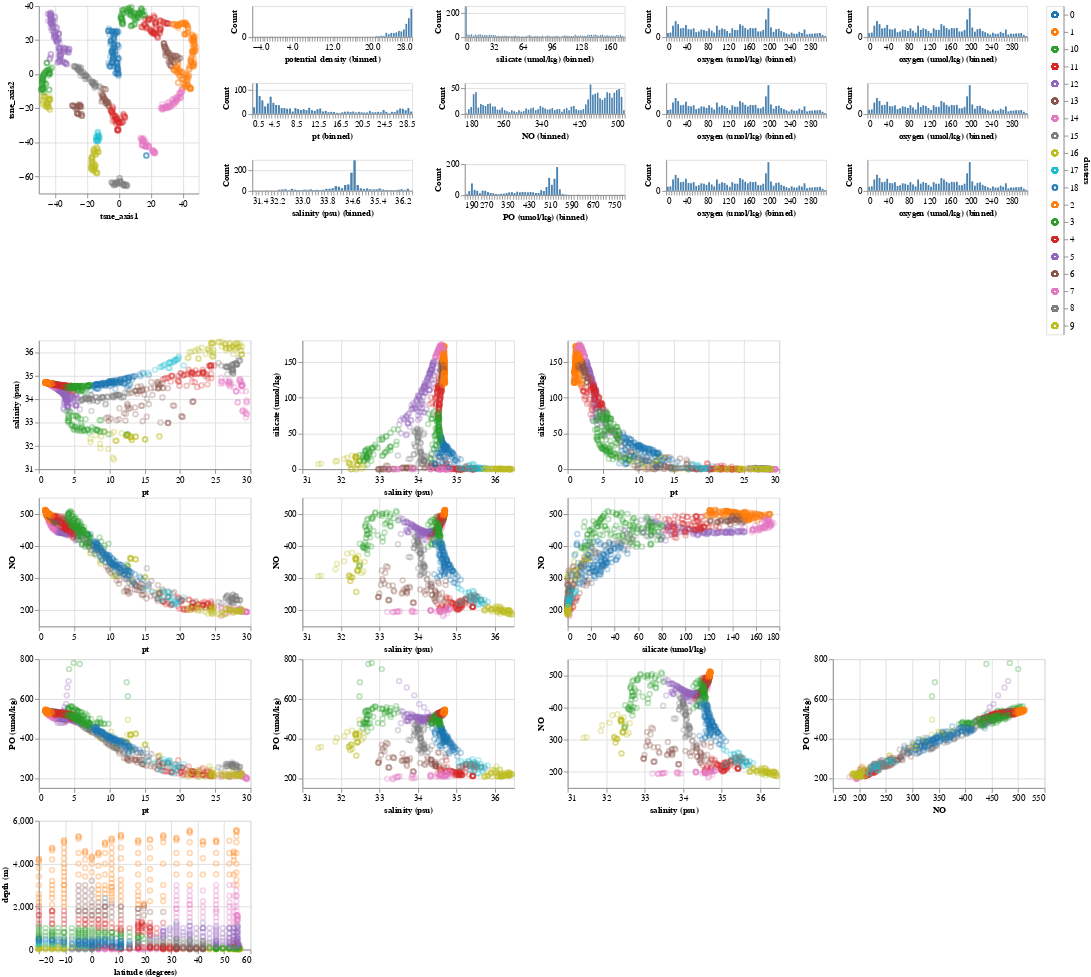

The code cell stored with this chart in its notebook:
### Markdown cell above
View altair interactive visualizations

### Code cell
import altair as alt

DF_TO_USE = foraltair_df
INTERVAL_SELECTION = alt.selection_interval()
LEGEND_SELECTION = alt.selection_multi(fields=['clusters'])
COMPOSED_SELECTION = (INTERVAL_SELECTION | LEGEND_SELECTION)
TOTAL_WIDTH=1200
TOTAL_HEIGHT=680
TSNE_HEIGHTFRAC=0.4
TSNE_WIDTHFRAC=0.2
FONTSIZE=10
PADDING_GUESS=45 #additional padding to subtract off


#convenience functions to turn off default altair behaviour of including
# zero in the axis even if no points are at 0
def nozero_xaxis(field_name):
  return alt.X(field_name, scale=alt.Scale(zero=False))
def nozero_yaxis(field_name):
  return alt.Y(field_name, scale=alt.Scale(zero=False))


def get_interactive_histogram(colname):
  yaxis = alt.Y('count():Q', title="Count")
  xaxis = alt.X(colname+':Q', bin=alt.Bin(maxbins=100))
  #apparently height/width doesn't include the space for the
  # axes labels, so these need to be adjusted a bit.
  bg_histogram = alt.Chart(DF_TO_USE).mark_bar().encode(
                    y=yaxis,
                    x=xaxis,
                    color=alt.value('lightgrey')).properties(
                      width=TOTAL_WIDTH*(1-TSNE_WIDTHFRAC)/4
                            - (FONTSIZE+PADDING_GUESS),
                      height=TOTAL_HEIGHT*TSNE_HEIGHTFRAC/3
                            - (FONTSIZE+PADDING_GUESS),
                      selection=INTERVAL_SELECTION)
  fg_histogram = alt.Chart(DF_TO_USE).mark_bar().encode(
                      y=yaxis,
                      color=alt.value('steelblue'),
                      x=xaxis).transform_filter(COMPOSED_SELECTION)
  return (bg_histogram+fg_histogram)

#define the color property that will be shared for the scatterplots/legend
color = alt.condition(COMPOSED_SELECTION, 'clusters', alt.value('lightgray'),
                      scale=alt.Scale(scheme='category10'),
                      legend=None)

#base chart for t-sne scatterplot
tsne_base = alt.Chart(DF_TO_USE).mark_point(opacity=0.3).encode(
  color=color
).properties(width=TOTAL_WIDTH*TSNE_WIDTHFRAC - (FONTSIZE+PADDING_GUESS),
             height=TOTAL_HEIGHT*TSNE_HEIGHTFRAC - (FONTSIZE+PADDING_GUESS)
             ).add_selection(INTERVAL_SELECTION)

#base chart for all other scatterplots
base = alt.Chart(DF_TO_USE).mark_point(opacity=0.3).encode(
  color=color
).properties(width=TOTAL_WIDTH/4 - (FONTSIZE+PADDING_GUESS),
             height=(TOTAL_HEIGHT*(1-TSNE_HEIGHTFRAC))/2 
                     - (FONTSIZE+PADDING_GUESS)).add_selection(
                         INTERVAL_SELECTION)
#selectable legend
legend = legend = alt.Chart(DF_TO_USE).mark_point().encode(
            y=alt.Y('clusters:N', axis=alt.Axis(orient='right')),
            color=color
        ).add_selection(LEGEND_SELECTION)

#compose the whole layout
alt.vconcat(
    
(tsne_base.encode(x='tsne_axis1', y='tsne_axis2')
| alt.vconcat(get_interactive_histogram('potential density'),
             get_interactive_histogram('pt'),
             get_interactive_histogram('salinity (psu)'))
| alt.vconcat(get_interactive_histogram('silicate (umol/kg)'),
              get_interactive_histogram('NO'),
              get_interactive_histogram('PO (umol/kg)'))
| alt.vconcat(get_interactive_histogram('oxygen (umol/kg)'),
              get_interactive_histogram('oxygen (umol/kg)'),
              get_interactive_histogram('oxygen (umol/kg)'))
| alt.vconcat(get_interactive_histogram('oxygen (umol/kg)'),
              get_interactive_histogram('oxygen (umol/kg)'),
              get_interactive_histogram('oxygen (umol/kg)'))
| legend
),

(base.encode(nozero_xaxis('pt'), nozero_yaxis('salinity (psu)'))
| base.encode(nozero_xaxis('salinity (psu)'),
              nozero_yaxis('silicate (umol/kg)') )
| base.encode(nozero_xaxis('pt'), 
              nozero_yaxis('silicate (umol/kg)'))
),

(base.encode(nozero_xaxis('pt'),
             nozero_yaxis('NO'))
| base.encode(nozero_xaxis('salinity (psu)'),
              nozero_yaxis('NO'))
| base.encode(nozero_xaxis('silicate (umol/kg)'),
              nozero_yaxis('NO'))
),
 
 (base.encode(nozero_xaxis('pt'), nozero_yaxis('PO (umol/kg)'))
| base.encode(nozero_xaxis('salinity (psu)'), nozero_yaxis('PO (umol/kg)'))
|  base.encode(nozero_xaxis('salinity (psu)'), nozero_yaxis('NO'))
| base.encode(nozero_xaxis('NO'), nozero_yaxis('PO (umol/kg)'))
#| base.encode(x='salinity (psu)', y='PO (umol/kg)')
#| base.encode(x='NO', y='PO (umol/kg)')
),
#

(base.encode(nozero_xaxis('latitude (degrees)'),
             nozero_yaxis('depth (m)')))

).configure_axis(labelFontSize=FONTSIZE,
                 titleFontSize=FONTSIZE).properties(padding=0, spacing=0)
# the padding/spacing doesn't propagate to subcharts propertly

### Figure 1 — Vega-Lite specification as saved in the notebook (floating-point values rounded to 4 significant figures; data arrays with more than 128 entries replaced by an {"elided": "..."} marker saying what was removed)
{"config": {"view": {"continuousWidth": 400, "continuousHeight": 300}, "axis": {"labelFontSize": 10, "titleFontSize": 10}}, "vconcat": [{"hconcat": [{"mark": {"type": "point", "opacity": 0.3}, "encoding": {"color": {"condition": {"type": "nominal", "field": "clusters", "legend": null, "scale": {"scheme": "category10"}, "selection": {"or": ["selector039", "selector040"]}}, "value": "lightgray"}, "x": {"type": "quantitative", "field": "tsne_axis1"}, "y": {"type": "quantitative", "field": "tsne_axis2"}}, "height": 217.0, "selection": {"selector039": {"type": "interval"}}, "width": 185.0}, {"vconcat": [{"layer": [{"mark": "bar", "encoding": {"color": {"value": "lightgrey"}, "x": {"type": "quantitative", "bin": {"maxbins": 100}, "field": "potential density"}, "y": {"type": "quantitative", "aggregate": "count", "title": "Count"}}, "height": 35.67, "selection": {"selector039": {"type": "interval"}}, "width": 185.0}, {"mark": "bar", "encoding": {"color": {"value": "steelblue"}, "x": {"type": "quantitative", "bin": {"maxbins": 100}, "field": "potential density"}, "y": {"type": "quantitative", "aggregate": "count", "title": "Count"}}, "transform": [{"filter": {"selection": {"or": ["selector039", "selector040"]}}}]}]}, {"layer": [{"mark": "bar", "encoding": {"color": {"value": "lightgrey"}, "x": {"type": "quantitative", "bin": {"maxbins": 100}, "field": "pt"}, "y": {"type": "quantitative", "aggregate": "count", "title": "Count"}}, "height": 35.67, "selection": {"selector039": {"type": "interval"}}, "width": 185.0}, {"mark": "bar", "encoding": {"color": {"value": "steelblue"}, "x": {"type": "quantitative", "bin": {"maxbins": 100}, "field": "pt"}, "y": {"type": "quantitative", "aggregate": "count", "title": "Count"}}, "transform": [{"filter": {"selection": {"or": ["selector039", "selector040"]}}}]}]}, {"layer": [{"mark": "bar", "encoding": {"color": {"value": "lightgrey"}, "x": {"type": "quantitative", "bin": {"maxbins": 100}, "field": "salinity (psu)"}, "y": {"type": "quantitative", "aggregate": "count", "title": "Count"}}, "height": 35.67, "selection": {"selector039": {"type": "interval"}}, "width": 185.0}, {"mark": "bar", "encoding": {"color": {"value": "steelblue"}, "x": {"type": "quantitative", "bin": {"maxbins": 100}, "field": "salinity (psu)"}, "y": {"type": "quantitative", "aggregate": "count", "title": "Count"}}, "transform": [{"filter": {"selection": {"or": ["selector039", "selector040"]}}}]}]}]}, {"vconcat": [{"layer": [{"mark": "bar", "encoding": {"color": {"value": "lightgrey"}, "x": {"type": "quantitative", "bin": {"maxbins": 100}, "field": "silicate (umol/kg)"}, "y": {"type": "quantitative", "aggregate": "count", "title": "Count"}}, "height": 35.67, "selection": {"selector039": {"type": "interval"}}, "width": 185.0}, {"mark": "bar", "encoding": {"color": {"value": "steelblue"}, "x": {"type": "quantitative", "bin": {"maxbins": 100}, "field": "silicate (umol/kg)"}, "y": {"type": "quantitative", "aggregate": "count", "title": "Count"}}, "transform": [{"filter": {"selection": {"or": ["selector039", "selector040"]}}}]}]}, {"layer": [{"mark": "bar", "encoding": {"color": {"value": "lightgrey"}, "x": {"type": "quantitative", "bin": {"maxbins": 100}, "field": "NO"}, "y": {"type": "quantitative", "aggregate": "count", "title": "Count"}}, "height": 35.67, "selection": {"selector039": {"type": "interval"}}, "width": 185.0}, {"mark": "bar", "encoding": {"color": {"value": "steelblue"}, "x": {"type": "quantitative", "bin": {"maxbins": 100}, "field": "NO"}, "y": {"type": "quantitative", "aggregate": "count", "title": "Count"}}, "transform": [{"filter": {"selection": {"or": ["selector039", "selector040"]}}}]}]}, {"layer": [{"mark": "bar", "encoding": {"color": {"value": "lightgrey"}, "x": {"type": "quantitative", "bin": {"maxbins": 100}, "field": "PO (umol/kg)"}, "y": {"type": "quantitative", "aggregate": "count", "title": "Count"}}, "height": 35.67, "selection": {"selector039": {"type": "interval"}}, "width": 185.0}, {"mark": "bar", "encoding": {"color": {"value": "steelblue"}, "x": {"type": "quantitative", "bin": {"maxbins": 100}, "field": "PO (umol/kg)"}, "y": {"type": "quantitative", "aggregate": "count", "title": "Count"}}, "transform": [{"filter": {"selection": {"or": ["selector039", "selector040"]}}}]}]}]}, {"vconcat": [{"layer": [{"mark": "bar", "encoding": {"color": {"value": "lightgrey"}, "x": {"type": "quantitative", "bin": {"maxbins": 100}, "field": "oxygen (umol/kg)"}, "y": {"type": "quantitative", "aggregate": "count", "title": "Count"}}, "height": 35.67, "selection": {"selector039": {"type": "interval"}}, "width": 185.0}, {"mark": "bar", "encoding": {"color": {"value": "steelblue"}, "x": {"type": "quantitative", "bin": {"maxbins": 100}, "field": "oxygen (umol/kg)"}, "y": {"type": "quantitative", "aggregate": "count", "title": "Count"}}, "transform": [{"filter": {"selection": {"or": ["selector039", "selector040"]}}}]}]}, {"layer": [{"mark": "bar", "encoding": {"color": {"value": "lightgrey"}, "x": {"type": "quantitative", "bin": {"maxbins": 100}, "field": "oxygen (umol/kg)"}, "y": {"type": "quantitative", "aggregate": "count", "title": "Count"}}, "height": 35.67, "selection": {"selector039": {"type": "interval"}}, "width": 185.0}, {"mark": "bar", "encoding": {"color": {"value": "steelblue"}, "x": {"type": "quantitative", "bin": {"maxbins": 100}, "field": "oxygen (umol/kg)"}, "y": {"type": "quantitative", "aggregate": "count", "title": "Count"}}, "transform": [{"filter": {"selection": {"or": ["selector039", "selector040"]}}}]}]}, {"layer": [{"mark": "bar", "encoding": {"color": {"value": "lightgrey"}, "x": {"type": "quantitative", "bin": {"maxbins": 100}, "field": "oxygen (umol/kg)"}, "y": {"type": "quantitative", "aggregate": "count", "title": "Count"}}, "height": 35.67, "selection": {"selector039": {"type": "interval"}}, "width": 185.0}, {"mark": "bar", "encoding": {"color": {"value": "steelblue"}, "x": {"type": "quantitative", "bin": {"maxbins": 100}, "field": "oxygen (umol/kg)"}, "y": {"type": "quantitative", "aggregate": "count", "title": "Count"}}, "transform": [{"filter": {"selection": {"or": ["selector039", "selector040"]}}}]}]}]}, {"vconcat": [{"layer": [{"mark": "bar", "encoding": {"color": {"value": "lightgrey"}, "x": {"type": "quantitative", "bin": {"maxbins": 100}, "field": "oxygen (umol/kg)"}, "y": {"type": "quantitative", "aggregate": "count", "title": "Count"}}, "height": 35.67, "selection": {"selector039": {"type": "interval"}}, "width": 185.0}, {"mark": "bar", "encoding": {"color": {"value": "steelblue"}, "x": {"type": "quantitative", "bin": {"maxbins": 100}, "field": "oxygen (umol/kg)"}, "y": {"type": "quantitative", "aggregate": "count", "title": "Count"}}, "transform": [{"filter": {"selection": {"or": ["selector039", "selector040"]}}}]}]}, {"layer": [{"mark": "bar", "encoding": {"color": {"value": "lightgrey"}, "x": {"type": "quantitative", "bin": {"maxbins": 100}, "field": "oxygen (umol/kg)"}, "y": {"type": "quantitative", "aggregate": "count", "title": "Count"}}, "height": 35.67, "selection": {"selector039": {"type": "interval"}}, "width": 185.0}, {"mark": "bar", "encoding": {"color": {"value": "steelblue"}, "x": {"type": "quantitative", "bin": {"maxbins": 100}, "field": "oxygen (umol/kg)"}, "y": {"type": "quantitative", "aggregate": "count", "title": "Count"}}, "transform": [{"filter": {"selection": {"or": ["selector039", "selector040"]}}}]}]}, {"layer": [{"mark": "bar", "encoding": {"color": {"value": "lightgrey"}, "x": {"type": "quantitative", "bin": {"maxbins": 100}, "field": "oxygen (umol/kg)"}, "y": {"type": "quantitative", "aggregate": "count", "title": "Count"}}, "height": 35.67, "selection": {"selector039": {"type": "interval"}}, "width": 185.0}, {"mark": "bar", "encoding": {"color": {"value": "steelblue"}, "x": {"type": "quantitative", "bin": {"maxbins": 100}, "field": "oxygen (umol/kg)"}, "y": {"type": "quantitative", "aggregate": "count", "title": "Count"}}, "transform": [{"filter": {"selection": {"or": ["selector039", "selector040"]}}}]}]}]}, {"mark": "point", "encoding": {"color": {"condition": {"type": "nominal", "field": "clusters", "legend": null, "scale": {"scheme": "category10"}, "selection": {"or": ["selector039", "selector040"]}}, "value": "lightgray"}, "y": {"type": "nominal", "axis": {"orient": "right"}, "field": "clusters"}}, "selection": {"selector040": {"type": "multi", "fields": ["clusters"]}}}]}, {"hconcat": [{"mark": {"type": "point", "opacity": 0.3}, "encoding": {"color": {"condition": {"type": "nominal", "field": "clusters", "legend": null, "scale": {"scheme": "category10"}, "selection": {"or": ["selector039", "selector040"]}}, "value": "lightgray"}, "x": {"type": "quantitative", "field": "pt", "scale": {"zero": false}}, "y": {"type": "quantitative", "field": "salinity (psu)", "scale": {"zero": false}}}, "height": 149.0, "selection": {"selector039": {"type": "interval"}}, "width": 245.0}, {"mark": {"type": "point", "opacity": 0.3}, "encoding": {"color": {"condition": {"type": "nominal", "field": "clusters", "legend": null, "scale": {"scheme": "category10"}, "selection": {"or": ["selector039", "selector040"]}}, "value": "lightgray"}, "x": {"type": "quantitative", "field": "salinity (psu)", "scale": {"zero": false}}, "y": {"type": "quantitative", "field": "silicate (umol/kg)", "scale": {"zero": false}}}, "height": 149.0, "selection": {"selector039": {"type": "interval"}}, "width": 245.0}, {"mark": {"type": "point", "opacity": 0.3}, "encoding": {"color": {"condition": {"type": "nominal", "field": "clusters", "legend": null, "scale": {"scheme": "category10"}, "selection": {"or": ["selector039", "selector040"]}}, "value": "lightgray"}, "x": {"type": "quantitative", "field": "pt", "scale": {"zero": false}}, "y": {"type": "quantitative", "field": "silicate (umol/kg)", "scale": {"zero": false}}}, "height": 149.0, "selection": {"selector039": {"type": "interval"}}, "width": 245.0}]}, {"hconcat": [{"mark": {"type": "point", "opacity": 0.3}, "encoding": {"color": {"condition": {"type": "nominal", "field": "clusters", "legend": null, "scale": {"scheme": "category10"}, "selection": {"or": ["selector039", "selector040"]}}, "value": "lightgray"}, "x": {"type": "quantitative", "field": "pt", "scale": {"zero": false}}, "y": {"type": "quantitative", "field": "NO", "scale": {"zero": false}}}, "height": 149.0, "selection": {"selector039": {"type": "interval"}}, "width": 245.0}, {"mark": {"type": "point", "opacity": 0.3}, "encoding": {"color": {"condition": {"type": "nominal", "field": "clusters", "legend": null, "scale": {"scheme": "category10"}, "selection": {"or": ["selector039", "selector040"]}}, "value": "lightgray"}, "x": {"type": "quantitative", "field": "salinity (psu)", "scale": {"zero": false}}, "y": {"type": "quantitative", "field": "NO", "scale": {"zero": false}}}, "height": 149.0, "selection": {"selector039": {"type": "interval"}}, "width": 245.0}, {"mark": {"type": "point", "opacity": 0.3}, "encoding": {"color": {"condition": {"type": "nominal", "field": "clusters", "legend": null, "scale": {"scheme": "category10"}, "selection": {"or": ["selector039", "selector040"]}}, "value": "lightgray"}, "x": {"type": "quantitative", "field": "silicate (umol/kg)", "scale": {"zero": false}}, "y": {"type": "quantitative", "field": "NO", "scale": {"zero": false}}}, "height": 149.0, "selection": {"selector039": {"type": "interval"}}, "width": 245.0}]}, {"hconcat": [{"mark": {"type": "point", "opacity": 0.3}, "encoding": {"color": {"condition": {"type": "nominal", "field": "clusters", "legend": null, "scale": {"scheme": "category10"}, "selection": {"or": ["selector039", "selector040"]}}, "value": "lightgray"}, "x": {"type": "quantitative", "field": "pt", "scale": {"zero": false}}, "y": {"type": "quantitative", "field": "PO (umol/kg)", "scale": {"zero": false}}}, "height": 149.0, "selection": {"selector039": {"type": "interval"}}, "width": 245.0}, {"mark": {"type": "point", "opacity": 0.3}, "encoding": {"color": {"condition": {"type": "nominal", "field": "clusters", "legend": null, "scale": {"scheme": "category10"}, "selection": {"or": ["selector039", "selector040"]}}, "value": "lightgray"}, "x": {"type": "quantitative", "field": "salinity (psu)", "scale": {"zero": false}}, "y": {"type": "quantitative", "field": "PO (umol/kg)", "scale": {"zero": false}}}, "height": 149.0, "selection": {"selector039": {"type": "interval"}}, "width": 245.0}, {"mark": {"type": "point", "opacity": 0.3}, "encoding": {"color": {"condition": {"type": "nominal", "field": "clusters", "legend": null, "scale": {"scheme": "category10"}, "selection": {"or": ["selector039", "selector040"]}}, "value": "lightgray"}, "x": {"type": "quantitative", "field": "salinity (psu)", "scale": {"zero": false}}, "y": {"type": "quantitative", "field": "NO", "scale": {"zero": false}}}, "height": 149.0, "selection": {"selector039": {"type": "interval"}}, "width": 245.0}, {"mark": {"type": "point", "opacity": 0.3}, "encoding": {"color": {"condition": {"type": "nominal", "field": "clusters", "legend": null, "scale": {"scheme": "category10"}, "selection": {"or": ["selector039", "selector040"]}}, "value": "lightgray"}, "x": {"type": "quantitative", "field": "NO", "scale": {"zero": false}}, "y": {"type": "quantitative", "field": "PO (umol/kg)", "scale": {"zero": false}}}, "height": 149.0, "selection": {"selector039": {"type": "interval"}}, "width": 245.0}]}, {"mark": {"type": "point", "opacity": 0.3}, "encoding": {"color": {"condition": {"type": "nominal", "field": "clusters", "legend": null, "scale": {"scheme": "category10"}, "selection": {"or": ["selector039", "selector040"]}}, "value": "lightgray"}, "x": {"type": "quantitative", "field": "latitude (degrees)", "scale": {"zero": false}}, "y": {"type": "quantitative", "field": "depth (m)", "scale": {"zero": false}}}, "height": 149.0, "selection": {"selector039": {"type": "interval"}}, "width": 245.0}], "data": {"name": "data-2683ced4767edbc215c7fa734019ed9e"}, "padding": 0, "spacing": 0, "$schema": "https://vega.github.io/schema/vega-lite/v4.8.1.json", "datasets": {"data-2683ced4767edbc215c7fa734019ed9e": {"elided": "1143 records"}}}
